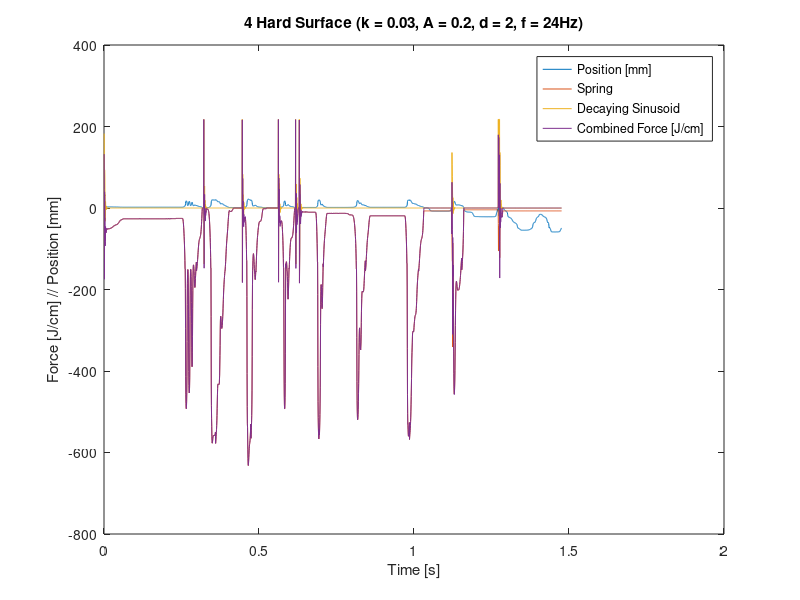
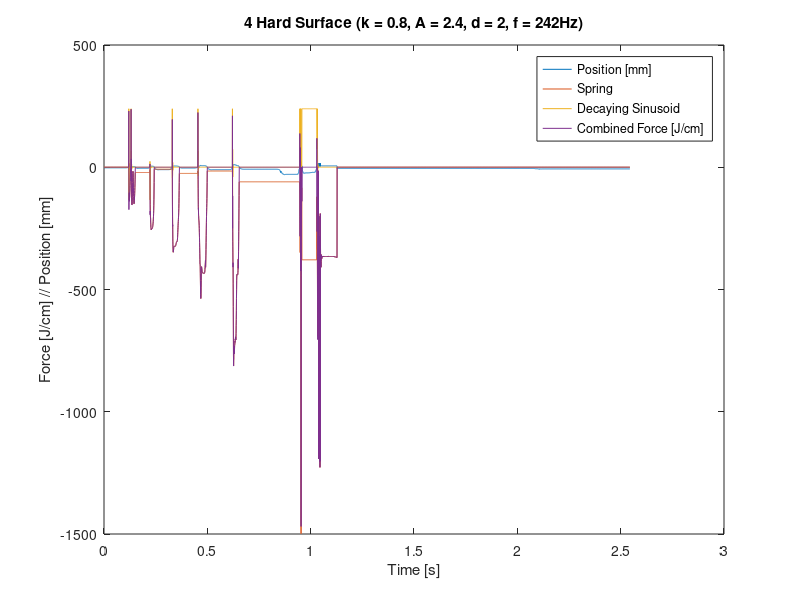
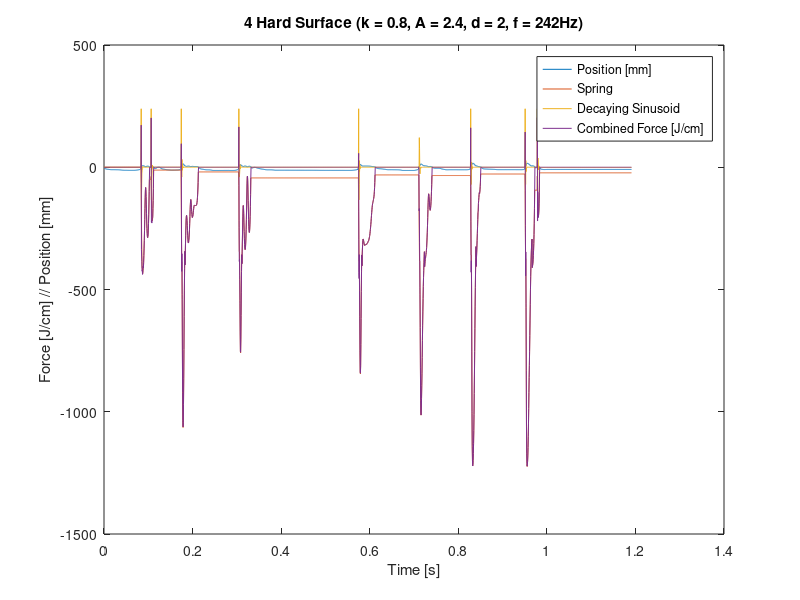

These figures' MATLAB source, in order:
load k0_3__A2_4__d1__f181.txt;
[n,p,q,r] = size(k0_3__A2_4__d1__f181);
t = 1:n;
t = t*0.05*0.01;
k0_3__A2_4__d1__f181(:,2) = k0_3__A2_4__d1__f181(:,2)*100;
k0_3__A2_4__d1__f181(:,3) = k0_3__A2_4__d1__f181(:,3)*100;
k0_3__A2_4__d1__f181(:,4) = k0_3__A2_4__d1__f181(:,4)*100;
plot(t,k0_3__A2_4__d1__f181),
xlabel('Time [s]'), ylabel('Force [J/cm] // Position [mm]')
title('4 Hard Surface (k = 0.03, A = 0.2, d = 2, f = 24Hz)'),
legend('Position [mm]', 'Spring', 'Decaying Sinusoid', 'Combined Force [J/cm]');
saveas(gcf, '4_hard_surface_k0_3__A2_4__d1__f181', 'svg');

load k0_8__A2_4__d2__f242.txt;
[n,p,q,r] = size(k0_8__A2_4__d2__f242);
t = 1:n;
t = t*0.05*0.01;
k0_8__A2_4__d2__f242(:,2) = k0_8__A2_4__d2__f242(:,2)*100;
k0_8__A2_4__d2__f242(:,3) = k0_8__A2_4__d2__f242(:,3)*100;
k0_8__A2_4__d2__f242(:,4) = k0_8__A2_4__d2__f242(:,4)*100;
plot(t,k0_8__A2_4__d2__f242),
xlabel('Time [s]'), ylabel('Force [J/cm] // Position [mm]')
title('4 Hard Surface (k = 0.8, A = 2.4, d = 2, f = 242Hz)'),
legend('Position [mm]', 'Spring', 'Decaying Sinusoid', 'Combined Force [J/cm]');
saveas(gcf, '4_hard_surface_k0_8__A2_4__d2__f242', 'svg');

load k0_8__A2_4__d2__f242_v2.txt;
[n,p,q,r] = size(k0_8__A2_4__d2__f242_v2);
t = 1:n;
t = t*0.05*0.01;
k0_8__A2_4__d2__f242_v2(:,2) = k0_8__A2_4__d2__f242_v2(:,2)*100;
k0_8__A2_4__d2__f242_v2(:,3) = k0_8__A2_4__d2__f242_v2(:,3)*100;
k0_8__A2_4__d2__f242_v2(:,4) = k0_8__A2_4__d2__f242_v2(:,4)*100;
plot(t,k0_8__A2_4__d2__f242_v2),
xlabel('Time [s]'), ylabel('Force [J/cm] // Position [mm]')
title('4 Hard Surface (k = 0.8, A = 2.4, d = 2, f = 242Hz)'),
legend('Position [mm]', 'Spring', 'Decaying Sinusoid', 'Combined Force [J/cm]');
saveas(gcf, '4_hard_surface_k0_8__A2_4__d2__f242_v2', 'svg');